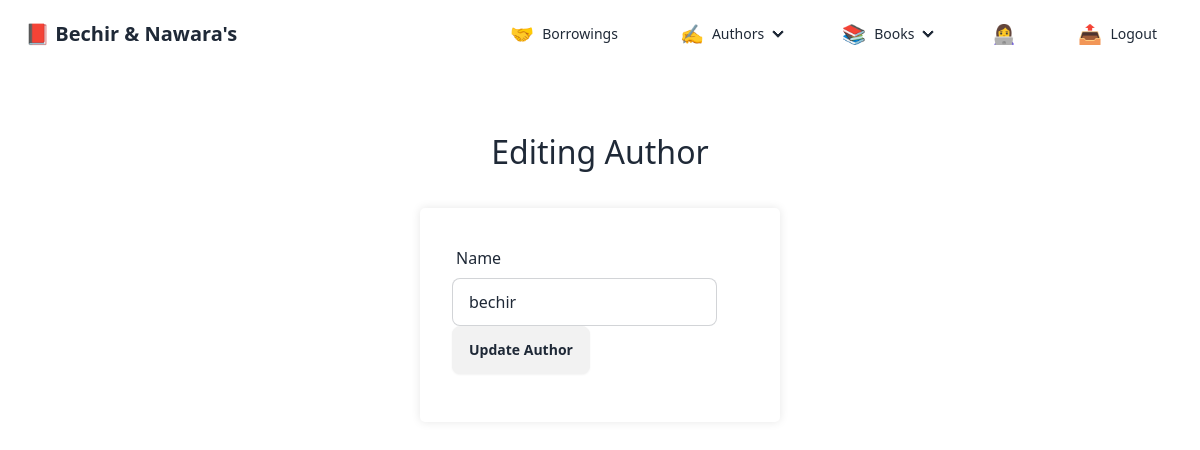
/books/admin/edit_author/18 (signed in), run on an earlier commit of the app's database.
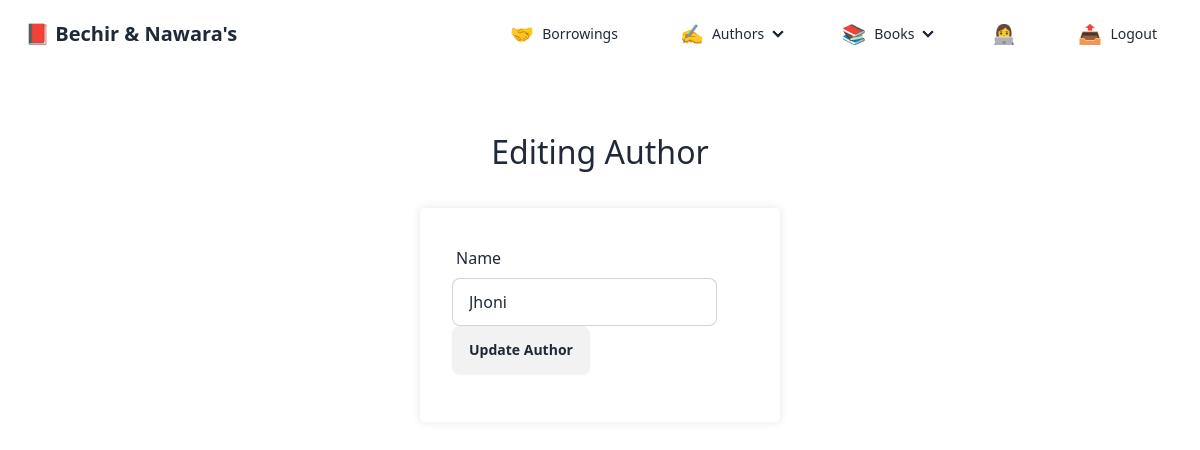
And on a later commit of the database.
### books/models.py (models this page shows, shortened)
class Author(models.Model):
    name = models.CharField(max_length=255)
    surname = models.CharField(max_length=255)

### books/admin_views.py (the view, shortened to what this page needs)
# urls.py: path('admin/edit_author/<int:author_id>',admin_views.admin_edit_author,name='admin_edit_author'),
def admin_edit_author(request, author_id):
    if not request.user.is_staff:
        return redirect('student_index')
    author = get_object_or_404(Author, pk=author_id)
    return render(request, 'edit_author.html', {'author': author})

### books/templates/edit_author.html (shortened to what this page needs)
{% include "components/navbar.html" %} {% block content %}
<div class="page-body">
  <div class="title-container">
    <h1>Editing Author</h1>
  </div>
  <div class="form-container">
    <form method="post" action="">
      <label class="label">Name</label>
      <input
        type="text"
        name="name"
        class="input input-bordered"
        value="{{ author.name }}"
        required
      />
      <button class="btn" type="submit">Update Author</button>
    </form>
  </div>
</div>
{% endblock %}

What changed in the data, as far as the page shows it:
changed Author: name "bechir" → "Jhoni"
